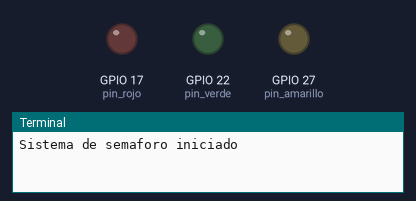
The program below on a simulated Raspberry Pi (BCM pin numbers). Parts: output pins drawn as LEDs (lit = HIGH), the last lines printed to the terminal. The desktop window is not drawn, its controls go by their first labels and the mouse button is held 0.15 s.

Above: at 0.5 s.
At 3.5 s:
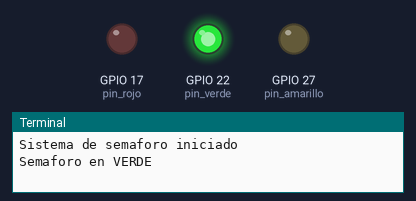
At 7.0 s:
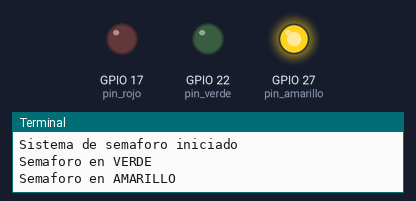
At 10.5 s:
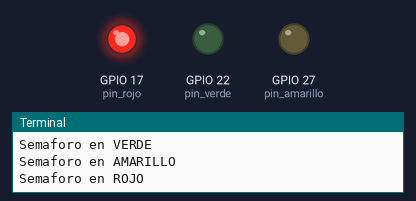
Timing chart, 0 to 15.7 s (numbered marks = the images above):
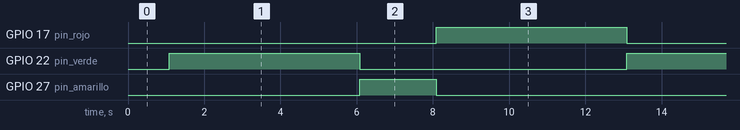

Measured:
- by itself, GPIO 17 (pin_rojo), GPIO 22 (pin_verde): alternates HIGH for 5.0 s and LOW for 7.0 s
- by itself, GPIO 27 (pin_amarillo): alternates HIGH for 2.0 s and LOW for 10.0 s
- by itself, everything shown: repeats every 12.0 s, in 3 steps

The program:

ejercicio4.py
```python
# =====================================================================================
#  Bienvenidos a Sys On Chip
# =====================================================================================
#  Ejercicio No. 4 – Semaforo con interfaz grafica (Tkinter)
#
#  Descripcion general:
#  Este programa extiende el Ejercicio No.2 agregando una interfaz grafica
#  que permite visualizar el estado del semaforo controlado por la
#  Raspberry Pi.
#
#  El sistema controla tres LEDs fisicos conectados a los pines GPIO
#  y al mismo tiempo muestra tres LEDs virtuales en una ventana grafica.
#
#  Cada LED virtual representa una luz del semaforo:
#
#      Verde
#      Amarillo
#      Rojo
#
#  En este ejercicio aprenderemos:
#
#   1) Como representar multiples LEDs virtuales usando Tkinter.
#   2) Como sincronizar hardware GPIO con una interfaz grafica.
#   3) Como crear animaciones temporizadas usando el metodo after().
#   4) Como implementar una secuencia de estados visual.
#
#  Secuencia de funcionamiento:
#
#      VERDE  → AMARILLO → ROJO → VERDE
#
# =====================================================================================


# -------------------------------------------------------------------------------------
# Importacion de librerias
# -------------------------------------------------------------------------------------

import RPi.GPIO as GPIO
import tkinter as tk


# -------------------------------------------------------------------------------------
# Definicion de pines
# -------------------------------------------------------------------------------------

pin_rojo = 17
pin_amarillo = 27
pin_verde = 22


# -------------------------------------------------------------------------------------
# Definicion de tiempos (milisegundos)
# -------------------------------------------------------------------------------------

tiempo_verde = 5000
tiempo_amarillo = 2000
tiempo_rojo = 5000


# -------------------------------------------------------------------------------------
# Configuracion inicial del sistema GPIO
# -------------------------------------------------------------------------------------

GPIO.setmode(GPIO.BCM)

GPIO.setup(pin_verde, GPIO.OUT)
GPIO.setup(pin_amarillo, GPIO.OUT)
GPIO.setup(pin_rojo, GPIO.OUT)


# -------------------------------------------------------------------------------------
# Variables del sistema
# -------------------------------------------------------------------------------------

estado_actual = "VERDE"


# -------------------------------------------------------------------------------------
# Funcion que actualiza el estado del semaforo
# -------------------------------------------------------------------------------------

def actualizar_semaforo():

    global estado_actual

    # =====================================================
    # ESTADO VERDE
    # =====================================================

    if estado_actual == "VERDE":

        print("Semaforo en VERDE")

        GPIO.output(pin_verde, GPIO.HIGH)
        GPIO.output(pin_amarillo, GPIO.LOW)
        GPIO.output(pin_rojo, GPIO.LOW)

        canvas.itemconfig(led_verde, fill="green")
        canvas.itemconfig(led_amarillo, fill="gray")
        canvas.itemconfig(led_rojo, fill="gray")

        estado_actual = "AMARILLO"

        ventana.after(tiempo_verde, actualizar_semaforo)


    # =====================================================
    # ESTADO AMARILLO
    # =====================================================

    elif estado_actual == "AMARILLO":

        print("Semaforo en AMARILLO")

        GPIO.output(pin_verde, GPIO.LOW)
        GPIO.output(pin_amarillo, GPIO.HIGH)
        GPIO.output(pin_rojo, GPIO.LOW)

        canvas.itemconfig(led_verde, fill="gray")
        canvas.itemconfig(led_amarillo, fill="yellow")
        canvas.itemconfig(led_rojo, fill="gray")

        estado_actual = "ROJO"

        ventana.after(tiempo_amarillo, actualizar_semaforo)


    # =====================================================
    # ESTADO ROJO
    # =====================================================

    elif estado_actual == "ROJO":

        print("Semaforo en ROJO")

        GPIO.output(pin_verde, GPIO.LOW)
        GPIO.output(pin_amarillo, GPIO.LOW)
        GPIO.output(pin_rojo, GPIO.HIGH)

        canvas.itemconfig(led_verde, fill="gray")
        canvas.itemconfig(led_amarillo, fill="gray")
        canvas.itemconfig(led_rojo, fill="red")

        estado_actual = "VERDE"

        ventana.after(tiempo_rojo, actualizar_semaforo)


# -------------------------------------------------------------------------------------
# Creacion de la interfaz grafica
# -------------------------------------------------------------------------------------

ventana = tk.Tk()
ventana.title("Sys On Chip - Semaforo")

canvas = tk.Canvas(ventana, width=200, height=350)
canvas.pack()

# LED rojo
led_rojo = canvas.create_oval(60, 40, 140, 120, fill="gray")

# LED amarillo
led_amarillo = canvas.create_oval(60, 140, 140, 220, fill="gray")

# LED verde
led_verde = canvas.create_oval(60, 240, 140, 320, fill="gray")


# -------------------------------------------------------------------------------------
# Inicio del sistema
# -------------------------------------------------------------------------------------

print("Sistema de semaforo iniciado")

ventana.after(1000, actualizar_semaforo)


# -------------------------------------------------------------------------------------
# Ejecucion de la interfaz grafica
# -------------------------------------------------------------------------------------

try:

    ventana.mainloop()

finally:

    GPIO.cleanup()

    print("GPIO liberado correctamente")
    print("Programa finalizado")
```
